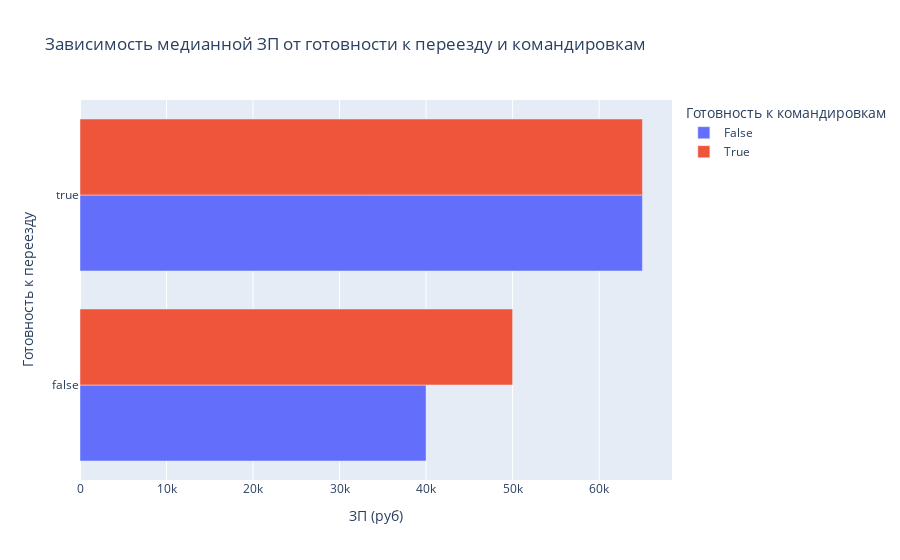

This figure's notebook cell:
### Markdown cell above
6. Постройте **многоуровневую столбчатую диаграмму**, которая показывает зависимость медианной заработной платы (**"ЗП (руб)"**) от признаков **"Готовность к переезду"** и **"Готовность к командировкам"**. Проанализируйте график, сравнив уровень заработной платы в категориях.

### Code cell
# ваш код здесь

# Группировка по признакам 'Готовность к командировкам' и 'Готовность к переезду'; получение медианной ЗП
bar_data = merged_df.groupby(
    ['Готовность к командировкам', 'Готовность к переезду'],
    as_index=False
)['ЗП (руб)'].median()

# Построение многоуровневой столбчатой диаграммы признака 'ЗП (руб)' в зависимости от готовности к переезду и командировкам
fig = px.bar(
    data_frame=bar_data,
    y='Готовность к переезду',
    x='ЗП (руб)',
    barmode='group',
    color='Готовность к командировкам',
    orientation='h',
    title='Зависимость медианной ЗП от готовности к переезду и командировкам'
)
fig.show()

### Figure 1 — Plotly figure (JSON) as saved in the notebook; plotly's stock layout.template omitted (floating-point values rounded to 4 significant figures)
{"data": [{"alignmentgroup": "True", "hovertemplate": "Готовность к командировкам=False<br>ЗП (руб)=%{x}<br>Готовность к переезду=%{y}<extra></extra>", "legendgroup": "False", "marker": {"color": "#636efa", "pattern": {"shape": ""}}, "name": "False", "offsetgroup": "False", "orientation": "h", "showlegend": true, "textposition": "auto", "type": "bar", "x": [40000, 65000], "xaxis": "x", "y": [false, true], "yaxis": "y"}, {"alignmentgroup": "True", "hovertemplate": "Готовность к командировкам=True<br>ЗП (руб)=%{x}<br>Готовность к переезду=%{y}<extra></extra>", "legendgroup": "True", "marker": {"color": "#EF553B", "pattern": {"shape": ""}}, "name": "True", "offsetgroup": "True", "orientation": "h", "showlegend": true, "textposition": "auto", "type": "bar", "x": [50000, 65000], "xaxis": "x", "y": [false, true], "yaxis": "y"}], "layout": {"barmode": "group", "legend": {"title": {"text": "Готовность к командировкам"}, "tracegroupgap": 0}, "title": {"text": "Зависимость медианной ЗП от готовности к переезду и командировкам"}, "xaxis": {"anchor": "y", "domain": [0, 1], "title": {"text": "ЗП (руб)"}}, "yaxis": {"anchor": "x", "domain": [0, 1], "title": {"text": "Готовность к переезду"}}}}
